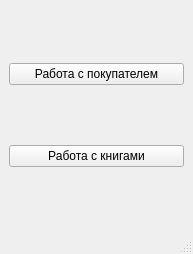
<?xml version="1.0" encoding="UTF-8"?>
<ui version="4.0">
 <class>MainWindow</class>
 <widget class="QMainWindow" name="MainWindow">
  <property name="geometry">
   <rect>
    <x>0</x>
    <y>0</y>
    <width>193</width>
    <height>254</height>
   </rect>
  </property>
  <property name="windowTitle">
   <string>MainWindow</string>
  </property>
  <widget class="QWidget" name="centralwidget">
   <layout class="QGridLayout" name="gridLayout">
    <item row="0" column="0">
     <widget class="QPushButton" name="user_button">
      <property name="text">
       <string>Работа с покупателем</string>
      </property>
     </widget>
    </item>
    <item row="1" column="0">
     <widget class="QPushButton" name="book_button">
      <property name="text">
       <string>Работа с книгами</string>
      </property>
     </widget>
    </item>
   </layout>
  </widget>
  <widget class="QMenuBar" name="menubar">
   <property name="geometry">
    <rect>
     <x>0</x>
     <y>0</y>
     <width>193</width>
     <height>17</height>
    </rect>
   </property>
  </widget>
  <widget class="QStatusBar" name="statusbar"/>
 </widget>
 <resources/>
 <connections/>
</ui>
